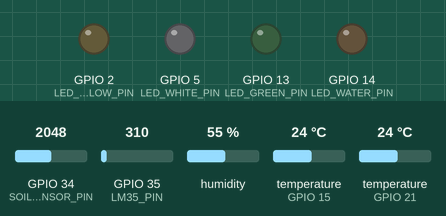
The sketch below on a simulated ESP32. Shown: output pins drawn as LEDs (lit = HIGH). Inputs (shaded band) come from the test bench; at power-on: temperature (sensors on GPIO 15, GPIO 21) 24 °C, GPIO 34 (SOIL_SENSOR_PIN) = 2048, GPIO 35 (LM35_PIN) = 310, humidity 55 %. WiFi joins after 1.5 s; servers stay silent unless stated; what the sketch prints to the serial monitor is not drawn.

Above: at 3.7 s.
3.8 s: temperature (sensor on GPIO 15) set to 20.4 °C
10.5 s: temperature (sensor on GPIO 15) set to 19.6 °C
At 16.1 s:
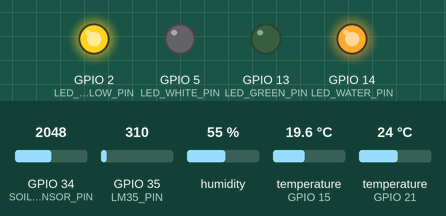
16.4 s: temperature (sensor on GPIO 21) set to 34.4 °C
23.4 s: temperature (sensor on GPIO 21) set to 35.3 °C
At 29.2 s:
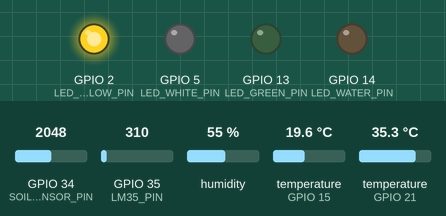
30.2 s: GPIO 34 (SOIL_SENSOR_PIN) set to 2116
At 35.0 s:
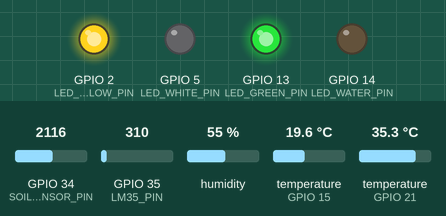
36.1 s: temperature (sensor on GPIO 15) set to 28 °C
At 42.4 s:
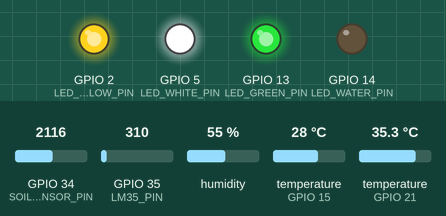
Timing chart, 0 to 43.6 s (numbered marks = the images above; inputs shaded):
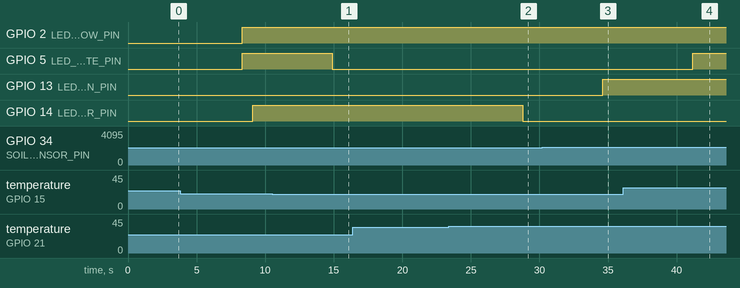

The sketch:

ESP32EsclavoSendSensorDataESPNOW.ino
```cpp
#include <WiFi.h>
#include <esp_now.h>
#include <Adafruit_Sensor.h>
#include <DHT.h>
#include <DHT_U.h>
#include <OneWire.h>
#include <DallasTemperature.h>
#include <WiFi.h>

// Dirección MAC del maestro
uint8_t masterAddress[] = {0xA4, 0xCF, 0x12, 0x05, 0xDB, 0xA8};

//Red wifi
const char* ssid = "Mateo";
const char* password = "13141314";

// Estructura de datos que se enviará a la API
typedef struct DatosSensor {
  char id[10];       // ID único del sensor
  float temperatura; // Temperatura
  float humedad;     // Humedad
} DatosSensor;

DatosSensor sensorData; // Datos que se enviarán

// Configuración de pines para DHT22 (interior)
#define DHTPIN_IN 15  // Pin del DHT22 (interior)

// Pin para el sensor de humedad de suelo (Flying-Fish)
#define SOIL_SENSOR_PIN 34  // Pin analógico para el sensor de humedad de suelo

// Pines para los LEDs
#define LED_WHITE_PIN 5  // Pin digital para el LED blanco (interior)
#define LED_GREEN_PIN 13  // Pin digital para el LED verde (suelo)
#define LED_YELLOW_PIN 2  // Pin digital para el LED amarillo (LM35)
#define LED_WATER_PIN 14  // Pin digital para el LED del agua (DS18B20)

// Configuración de pines para el LM35
#define LM35_PIN 35  // Pin analógico donde está conectado el LM35

// Configuración del pin y OneWire para el DS18B20
#define ONE_WIRE_BUS 21  // Pin donde está conectado el DS18B20

OneWire oneWire(ONE_WIRE_BUS);
DallasTemperature ds18b20(&oneWire);  // Comunicación con el sensor DS18B20

// Definir tipos de sensores
#define DHTTYPE_IN DHT22  // DHT22 para interior

DHT dht_in(DHTPIN_IN, DHTTYPE_IN);  // DHT22 interior

void setup() {

  Serial.begin(115200);
  delay(1000);

   // Conectar al WiFi
  WiFi.begin(ssid, password);
  while (WiFi.status() != WL_CONNECTED) {
    delay(500);
    Serial.print(".");
  }
  Serial.println("WiFi connected");

  // Inicializar ESP-NOW
  if (esp_now_init() == ESP_OK) {
    Serial.println("ESP-NOW inicializado correctamente");
  } else {
    Serial.println("Error inicializando ESP-NOW");
    return;
  }

  // Configurar Peer
  esp_now_peer_info_t peerInfo;
  memset(&peerInfo, 0, sizeof(peerInfo));  // Limpiar la estructura
  memcpy(peerInfo.peer_addr, masterAddress, 6); // Configurar dirección MAC del peer
  peerInfo.channel = 0; // Canal debe coincidir con el WiFi
  peerInfo.encrypt = false;

  // elimina el peer si ya existe
  esp_now_del_peer(masterAddress);

  // Agregar Peer
  if (esp_now_add_peer(&peerInfo) != ESP_OK) {
    Serial.println("Error añadiendo peer");
  } else {
    Serial.println("Peer añadido correctamente");
  }

  // Mostrar dirección MAC
  String macAddress = WiFi.macAddress();
  Serial.print("Dirección MAC del dispositivo: ");
  Serial.println(macAddress);

  // Inicializar sensores
  dht_in.begin();
  ds18b20.begin();

  // Configurar pines de los LEDs como salida
  pinMode(LED_WHITE_PIN, OUTPUT);
  pinMode(LED_GREEN_PIN, OUTPUT);
  pinMode(LED_YELLOW_PIN, OUTPUT);
  pinMode(LED_WATER_PIN, OUTPUT);

  // Apagar todos los LEDs al inicio
  digitalWrite(LED_WHITE_PIN, LOW);
  digitalWrite(LED_GREEN_PIN, LOW);
  digitalWrite(LED_YELLOW_PIN, LOW);
  digitalWrite(LED_WATER_PIN, LOW);
}

void enviarDatos() {
  // Leer los datos de los sensores
  float temperatura_dht = dht_in.readTemperature();
  float humedad_dht = dht_in.readHumidity();
  int humedad_suelo = analogRead(SOIL_SENSOR_PIN);
  ds18b20.requestTemperatures();
  float temperatura_agua = ds18b20.getTempCByIndex(0);
  int lm35_value = analogRead(LM35_PIN);
  float temperatura_lm35 = lm35_value * (3.3 / 4095.0) * 100.0;

  // Imprimir lecturas de los sensores
  Serial.println("=== Lecturas de sensores ===");
  Serial.printf("DHT22 - Temperatura: %.2f °C, Humedad: %.2f %%\n", temperatura_dht, humedad_dht);
  Serial.printf("Humedad Suelo: %d\n", map(humedad_suelo, 0, 4095, 100, 0));
  Serial.printf("DS18B20 - Temperatura Agua: %.2f °C\n", temperatura_agua);
  Serial.printf("LM35 - Temperatura: %.2f °C\n", temperatura_lm35);

  // Enviar datos de DHT22
  strcpy(sensorData.id, "DHT22_IN");
  sensorData.temperatura = temperatura_dht;
  sensorData.humedad = humedad_dht;
  if (esp_now_send(masterAddress, (uint8_t *)&sensorData, sizeof(sensorData)) == ESP_OK) {
    Serial.println("DHT22 datos enviados correctamente");
  } else {
    Serial.println("Error enviando datos DHT22");
  }

  // Enviar datos de Humedad Suelo
  strcpy(sensorData.id, "SOIL");
  sensorData.temperatura = 0; // Sin temperatura
  sensorData.humedad = map(humedad_suelo, 0, 4095, 100, 0);
  if (esp_now_send(masterAddress, (uint8_t *)&sensorData, sizeof(sensorData)) == ESP_OK) {
    Serial.println("Humedad Suelo datos enviados correctamente");
  } else {
    Serial.println("Error enviando datos Humedad Suelo");
  }

  // Enviar datos de DS18B20
  strcpy(sensorData.id, "DS18B20");
  sensorData.temperatura = temperatura_agua;
  sensorData.humedad = 0; // Sin humedad
  if (esp_now_send(masterAddress, (uint8_t *)&sensorData, sizeof(sensorData)) == ESP_OK) {
    Serial.println("DS18B20 datos enviados correctamente");
  } else {
    Serial.println("Error enviando datos DS18B20");
  }

  // Enviar datos de LM35
  strcpy(sensorData.id, "LM35");
  sensorData.temperatura = temperatura_lm35;
  sensorData.humedad = 0; // Sin humedad
  if (esp_now_send(masterAddress, (uint8_t *)&sensorData, sizeof(sensorData)) == ESP_OK) {
    Serial.println("LM35 datos enviados correctamente");
  } else {
    Serial.println("Error enviando datos LM35");
  }

  Serial.printf("Enviando ID: %s, Temp: %.2f, Hum: %.2f\n", sensorData.id, sensorData.temperatura, sensorData.humedad);
  Serial.print("Datos enviados (binario): ");
  uint8_t* dataPtr = (uint8_t*)&sensorData;
  for (size_t i = 0; i < sizeof(sensorData); i++) {
    Serial.printf("%02X ", dataPtr[i]);
  }
  Serial.println();
}

void loop() {
  enviarDatos();
  delay(5000); // Enviar cada 5 segundos

  // Controlar LEDs según los valores de los sensores
  float temperatura_dht = dht_in.readTemperature();
  digitalWrite(LED_WHITE_PIN, temperatura_dht > 20 ? HIGH : LOW);

  int humedad_suelo = analogRead(SOIL_SENSOR_PIN);
  digitalWrite(LED_GREEN_PIN, map(humedad_suelo, 0, 4095, 100, 0) < 50 ? HIGH : LOW);

  int lm35_value = analogRead(LM35_PIN);
  float temperatura_lm35 = lm35_value * (3.3 / 4095.0) * 100.0;
  digitalWrite(LED_YELLOW_PIN, temperatura_lm35 > 5 ? HIGH : LOW);

  ds18b20.requestTemperatures();
  float temperatura_agua = ds18b20.getTempCByIndex(0);
  digitalWrite(LED_WATER_PIN, temperatura_agua < 35 ? HIGH : LOW);
}
```

Measured:
- the behaviour switches between 20.1 and 20 °C on temperature (sensor on GPIO 15) (found by bisection; images 0 and 1)
- the behaviour switches between 34.9 and 35 °C on temperature (sensor on GPIO 21) (found by bisection; images 1 and 2)
- the behaviour switches between 2088 and 2089 on GPIO 34 (SOIL_SENSOR_PIN) (found by bisection; images 2 and 3)
- after the input at 10.5 s, GPIO 5 (LED_WHITE_PIN): HIGH → LOW after 4.4 s
- after the input at 16.4 s, every drawn part: stays the same
- after the input at 23.4 s, GPIO 14 (LED_WATER_PIN): HIGH → LOW after 5.4 s
- after the input at 30.2 s, GPIO 13 (LED_GREEN_PIN): LOW → HIGH after 4.4 s
- after the input at 36.1 s, GPIO 5 (LED_WHITE_PIN): LOW → HIGH after 5.1 s
